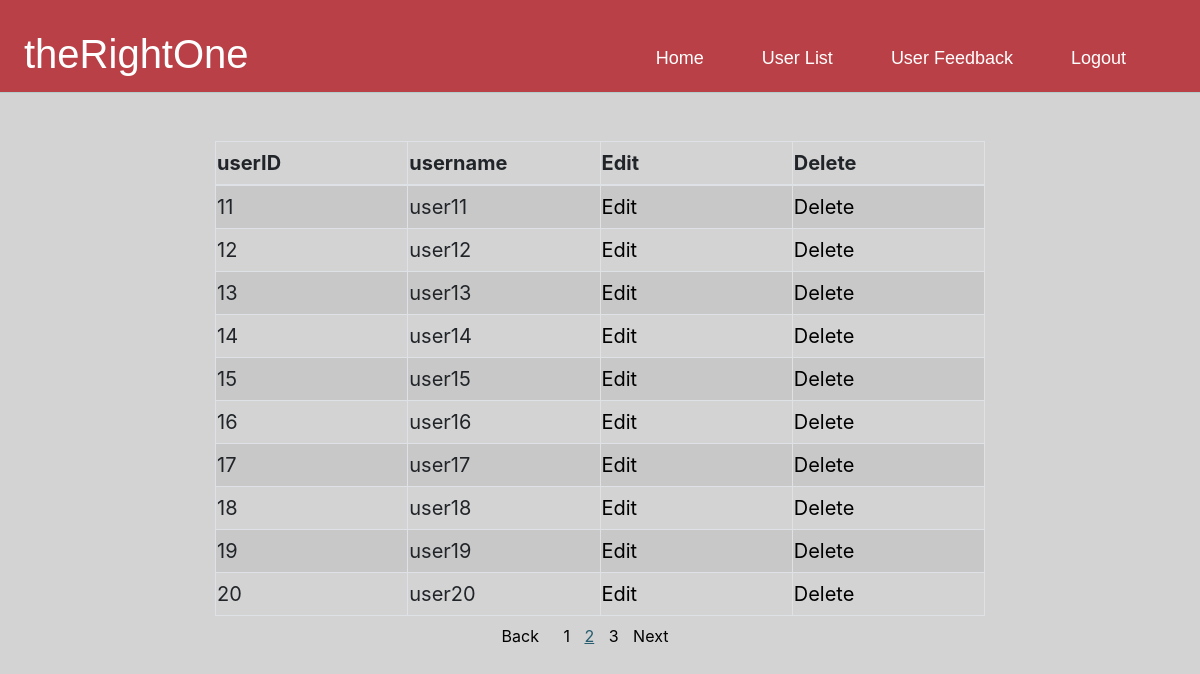
Page /views/user_list.php?page=2 on the committed database.
### tables this page shows
CREATE TABLE `users` (
  `user_id` int(11) NOT NULL,
  `username` varchar(255) NOT NULL,
  `address` varchar(255) NOT NULL,
  `age` varchar(3) NOT NULL,
  `gender` varchar(10) NOT NULL,
  `like_gender` varchar(10) NOT NULL,
  `job` varchar(255) NOT NULL,
  `school` varchar(255) NOT NULL,
  `hobby` varchar(255) NOT NULL,
  `profile_comment` varchar(200) NOT NULL,
  `user_image1` varchar(255) DEFAULT NULL,
  `user_image2` varchar(255) DEFAULT NULL,
  `user_image3` varchar(255) DEFAULT NULL
);

### class/Database.php (called while the page is built, shortened)
<?php
    class Database{
        private $servername = 'localhost';
        private $db_username = 'root';
        private $db_password = '';
        private $database = 'portfolio';
        public function __construct()
        {
            $this->conn = new mysqli($this->servername,$this->db_username,$this->db_password,$this->database);
            return $this->conn;
        }
    }
?>

### action/userAction.php (called while the page is built, shortened)
<?php
    require_once '../class/User.php';
    $user = new User();
?>

### class/User.php (called while the page is built, shortened)
<?php
    require_once "Database.php";
    class User extends Database{
        public function getAllUsers(){
            $sql = "SELECT * FROM users";
            $result = $this->conn->query($sql);
            if($result->num_rows > 0){
                while($tableData = $result->fetch_assoc()){
                $dataHolder[] = $tableData;
            }
                return $dataHolder;
            }else{
                die("No record Found: ".$this->conn->error);
            }
        }
        public function countUsers(){
            $sql = "SELECT COUNT(*) AS cnt FROM users";
            $result = $this->conn->query($sql);
            if($result->num_rows>0){
                return $result->fetch_assoc();
            }else{
                return FALSE;
            }
        }
        public function getTenUsers($start){
            $sql = "SELECT * FROM users LIMIT $start,10";
            $result = $this->conn->query($sql);
            if($result->num_rows>0){
                while($tableData = $result->fetch_assoc()){
                    $dataHolder[] = $tableData;
                }
                return $dataHolder;
            }else{
                return FALSE;
            }
        }
    }
?>

### views/user_list.php (the view, shortened to what this page needs)
<?php
    include '../action/userAction.php';
    $allUsers = $user->getAllUsers();
    $page = $_GET['page'];
      $page = max($page,1);
      $cntUsers = $user->countUsers();
      $maxPage = ceil($cntUsers['cnt'] / 10);
      $page = min($page,$maxPage);
      $start = ($page -1) * 10;
      $tenUsers = $user->getTenUsers($start);
      $pages = array();
      for($i=1; $i<=$maxPage; $i++){
        array_push($pages,$i);
      };
?>
<!doctype html>
<html lang="en">
  <head>
    <link rel="stylesheet" href="https://stackpath.bootstrapcdn.com/bootstrap/4.3.1/css/bootstrap.min.css">
    <link rel="stylesheet" href="../css/style.css">
    <link rel="stylesheet" href="../css/admin.css">
  </head>
  <body>
    <div class="row nav_row">
      <div class="col-12">
        <nav class="navbar navbar-expand-lg navbar-dark static-top nav_design">
          <a class="mt-3 ml-2 nav_letters" href="index.php" id="logo">
            theRightOne
          </a>
          <div class="collapse navbar-collapse" id="navbarResponsive">
            <ul class="navbar-nav ml-auto mt-4" style="font-size: 18px;">
              <li class="nav-item mr-5">
                <a class="nav_letters nav_page_letter" href="adminTop.php">Home
                    </a>
              </li>
              <li class="nav-item mr-5">
                <a class="nav_letters nav_page_letter" href="user_list.php">User List</a>
              </li>
              <li class="nav-item mr-5">
                <a class="nav_letters nav_page_letter" href="user_feedback.php">User Feedback</a>
              </li>
              <li class="nav-item mr-5">
                <a class="nav_letters nav_page_letter" href="logout.php">Logout</a>
              </li>
            </ul>
          </div>
        </nav>
      </div>
    </div>
    <div class="container-fluid">
      <div class="row">
        <div class="col-md-8 offset-md-2 col-sm-12">
          <table class="mx-auto table-bordered table-striped mt-5 table-hover w-100">
            <thead>
              <tr>
                <th class="w-25">userID</th>
                <th class="w-25">username</th>
                <th class="w-25">Edit</th>
                <th class="w-25">Delete</th>
             </tr>
            </thead>
            <tbody>
              <?php
                foreach($tenUsers as $eachUser):
              ?>
              <tr>
                <td><?php echo $eachUser['user_id']?></td>
                <td><?php echo $eachUser['username'] ?></td>
                <td><a href="user_profile.php?user_id=<?php echo $eachUser['user_id']?>">Edit</a></td>
                <td><a href="user_delete.php?user_id=<?php echo $eachUser['user_id'] ?>">Delete</td>
              </tr>
              <?php
                endforeach;
              ?>
            </tbody>
          </table>
          <ul class="p-0 mt-2 overflow-hidden page">
            <?php if($page > 1):?>
                <li><a href="user_list.php?page=<?php print(htmlspecialchars($page-1))?>" class="">Back</a></li>
            <?php endif; ?>
            <?php foreach($pages as $eachPage): ?>
              <?php if($eachPage == $page): ?>
                <a href="user_list.php?page=<?php print(htmlspecialchars($eachPage))?>" class="thisPage"><?php echo $eachPage ?></a>
              <?php else: ?>
                <a href="user_list.php?page=<?php print(htmlspecialchars($eachPage))?>" class=""><?php echo $eachPage ?></a>
              <?php endif; ?>
            <?php endforeach; ?>
            <?php if($page < $maxPage): ?>
              <li class=""><a href="user_list.php?page=<?php print(htmlspecialchars($page+1))?>" class="">Next</a></li>
            <?php endif; ?>
          </ul>
        </div>
      </div>
    </div>
  </body>
</html>

### css/admin.css (style rules this page uses)
body { background-color: lightgrey; }

### css/nav.css (style rules this page uses)
.nav_row { background-color: #b94047; }
.nav_design { border-bottom: 1px solid #B1CECC; }
.nav_letters { color: white; font-family: 'Charlet', sans-serif !important; }
.navbar-nav { font-size: 20px; }
#logo { font-size: 40px; }

### css/profile.css (style rules this page uses)
body { background-color: #E9EBEE; }

### css/sidebar.css (style rules this page uses)
html,body { height:100%; }

### css/common.css (style rules this page uses)
@media (min-width: 1000px) { body { overflow-x: hidden; } }
a { color:black; }

### css/table.css (style rules this page uses)
th,td { line-height: 2em; font-size: 20px; }
.page { text-align: center; margin: 0 auto; }
.page li { display: inline; }
.page li, .page,a { margin-right: 10px; }
.thisPage { text-decoration: underline; color: rgb(39, 93, 112); }

### css/page.css (style rules this page uses)
li { list-style: none; }

### rows in the picture
users: user_id "11", username "user11"
users: user_id "12", username "user12"
users: user_id "13", username "user13"
users: user_id "14", username "user14"
users: user_id "15", username "user15"
users: user_id "16", username "user16"
users: user_id "17", username "user17"
users: user_id "18", username "user18"
users: user_id "19", username "user19"
users: user_id "20", username "user20"

### other values in the picture
$eachPage "1"
$eachPage "2"
$eachPage "3"
